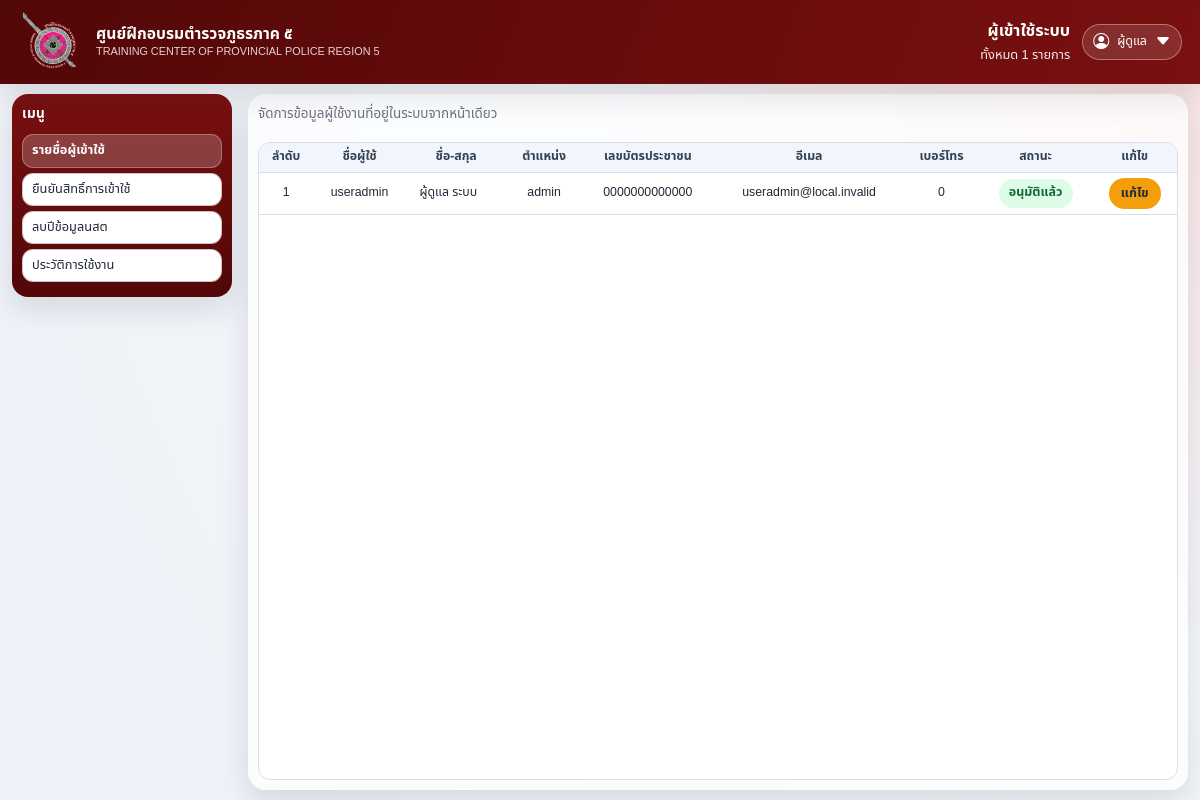
/admin.php (signed in), run on the app's committed database.
### tables this page shows
CREATE TABLE IF NOT EXISTS `users` (
  `id` int(10) NOT NULL AUTO_INCREMENT,
  `idnumber` varchar(13) NOT NULL,
  `position` varchar(255) NOT NULL,
  `firstname` varchar(255) NOT NULL,
  `lastname` varchar(255) NOT NULL,
  `number` int(20) NOT NULL,
  `password` varchar(255) NOT NULL,
  `username` varchar(255) NOT NULL,
  `email` varchar(255) NOT NULL,
  `token` varchar(255) DEFAULT NULL,
  `expire` datetime DEFAULT NULL,
  `code` varchar(255) DEFAULT NULL,
  `userstatus` char(1) NOT NULL,
  PRIMARY KEY (`id`),
  KEY `idx_users_email` (`email`),
  KEY `idx_users_token` (`token`),
  KEY `idx_users_userstatus` (`userstatus`)
);

### src/admin.php (the view, shortened to what this page needs)
<?php
require_once __DIR__ . '/config/db.php';
$csrfToken = (string) $_SESSION['csrf_token'];
$h = static function (string $value): string {
    return htmlspecialchars($value, ENT_QUOTES, 'UTF-8');
};
$getExamYearScopedTables = static function (PDO $conn): array {
    static $cache = null;
    if (is_array($cache)) {
        return $cache;
    }
    $tables = [];
    try {
        $dbNameStmt = $conn->query('SELECT DATABASE()');
        $dbName = (string) $dbNameStmt->fetchColumn();
        if ($dbName === '') {
            $cache = [];
            return $cache;
        }
        $stmt = $conn->prepare(
            'SELECT TABLE_NAME
             FROM INFORMATION_SCHEMA.COLUMNS
             WHERE TABLE_SCHEMA = :db AND COLUMN_NAME = :column
             GROUP BY TABLE_NAME
             ORDER BY TABLE_NAME ASC'
        );
        $stmt->execute([
            ':db' => $dbName,
            ':column' => 'exam_year',
        ]);
        $tables = array_values(array_filter(array_map(
            static fn(array $row): string => trim((string) ($row['TABLE_NAME'] ?? '')),
            $stmt->fetchAll(PDO::FETCH_ASSOC)
        )));
    } catch (Throwable $e) {
        $tables = ['applicantname'];
    }
    usort($tables, static function (string $left, string $right): int {
        $priority = [
            'applicant_notes' => 1,
            'selected_imports' => 2,
            'applicantname' => 3,
        ];
        $leftPriority = $priority[$left] ?? 99;
        $rightPriority = $priority[$right] ?? 99;
        if ($leftPriority === $rightPriority) {
            return strcmp($left, $right);
        }
        return $leftPriority <=> $rightPriority;
    });
    $cache = $tables;
    return $cache;
};
$getExamYearUsageRows = static function (PDO $conn) use ($getExamYearScopedTables): array {
    $tables = $getExamYearScopedTables($conn);
    if ($tables === []) {
        return [];
    }
    $summary = [];
    foreach ($tables as $tableName) {
        $sql = sprintf(
            "SELECT TRIM(CAST(exam_year AS CHAR)) AS exam_year, COUNT(*) AS total_rows FROM `%s` WHERE exam_year IS NOT NULL AND TRIM(CAST(exam_year AS CHAR)) <> '' GROUP BY exam_year",
            str_replace('`', '``', $tableName)
        );
        try {
            $stmt = $conn->query($sql);
            foreach ($stmt->fetchAll(PDO::FETCH_ASSOC) as $row) {
                $examYearValue = trim((string) ($row['exam_year'] ?? ''));
                if ($examYearValue === '') {
                    continue;
                }
                $summary[$examYearValue] = ($summary[$examYearValue] ?? 0) + (int) ($row['total_rows'] ?? 0);
            }
        } catch (Throwable $e) {
            continue;
        }
    }
    krsort($summary, SORT_NATURAL);
    $rows = [];
    foreach ($summary as $examYearValue => $totalRows) {
        $rows[] = [
            'exam_year' => (string) $examYearValue,
            'total_rows' => (int) $totalRows,
        ];
    }
    return $rows;
};
$view = (string) ($_GET['view'] ?? 'users');
$adminId = (int) $_SESSION['admin_login'];
$stmt = $conn->prepare('SELECT id, firstname, lastname, username FROM users WHERE id = :id LIMIT 1');
$stmt->execute([':id' => $adminId]);
$adminRow = $stmt->fetch(PDO::FETCH_ASSOC) ?: ['firstname' => '', 'lastname' => '', 'username' => ''];
$conn->exec("DELETE FROM users WHERE COALESCE(NULLIF(TRIM(userstatus), ''), 'P') = 'F'");
$listStmt = $conn->query("SELECT id, position, idnumber, firstname, lastname, username, email, number, COALESCE(NULLIF(TRIM(userstatus), ''), 'P') AS userstatus FROM users WHERE COALESCE(NULLIF(TRIM(userstatus), ''), 'P') = 'P' ORDER BY id");
$users = $listStmt->fetchAll(PDO::FETCH_ASSOC);
$totalUsers = count($users);
$pendingStmt = $conn->query("SELECT id, position, idnumber, firstname, lastname, username, email, number, COALESCE(NULLIF(TRIM(userstatus), ''), 'P') AS userstatus FROM users WHERE COALESCE(NULLIF(TRIM(userstatus), ''), 'P') = 'W' ORDER BY id DESC");
$pendingUsers = $pendingStmt->fetchAll(PDO::FETCH_ASSOC);
$totalPendingUsers = count($pendingUsers);
$examYears = $getExamYearUsageRows($conn);
$totalExamYears = count($examYears);
$totalAuditLogs = 0;
$auditFilter = (string) ($_GET['audit_filter'] ?? 'all');
$auditFilterMap = [
    'all' => [
        'label' => 'ทั้งหมด',
        'actions' => [],
    ],
    'login' => [
        'label' => 'Login',
        'actions' => ['login_success', 'login_failed_password', 'login_failed_user_not_found', 'login_failed_exception', 'login_rate_limited'],
    ],
    'import' => [
        'label' => 'Import',
        'actions' => ['import_applicants', 'import_selected_applicants'],
    ],
    'update' => [
        'label' => 'Update',
        'actions' => ['admin_update_user', 'admin_update_user_status', 'update_stage_status', 'update_applicant_names'],
    ],
    'delete' => [
        'label' => 'Delete',
        'actions' => ['admin_delete_exam_year', 'admin_reject_user'],
    ],
    'password' => [
        'label' => 'Password / OTP',
        'actions' => ['forgot_password_rate_limited', 'forgot_password_mail_failed', 'forgot_password_otp_sent', 'forgot_password_verify_rate_limited', 'forgot_password_reset_success'],
    ],
];
if ($view === 'pending') {
    $pageTitle = 'ยืนยันสิทธิ์การเข้าใช้';
    $pageSubtitle = 'รอการอนุมัติ ' . number_format($totalPendingUsers) . ' รายการ';
} elseif ($view === 'delete_year') {
    $pageTitle = 'ลบข้อมูลปีนสต';
    $pageSubtitle = 'มีปีข้อมูลทั้งหมด ' . number_format($totalExamYears) . ' รุ่น';
} elseif ($view === 'audit_log') {
    $pageTitle = 'Audit Log';
    $pageSubtitle = 'แสดง ' . $auditFilterMap[$auditFilter]['label'] . ' จำนวน ' . number_format($totalAuditLogs) . ' รายการ';
} else {
    $pageTitle = 'ผู้เข้าใช้ระบบ';
    $pageSubtitle = 'ทั้งหมด ' . number_format($totalUsers) . ' รายการ';
}
?>
<!DOCTYPE html>
<html lang="th">
<head>
                <link href="assets/vendor/bootstrap-5.3.2/bootstrap.min.css" rel="stylesheet">
    <link href="assets/css/local-fonts.css" rel="stylesheet">
    <link href="assets/vendor/bootstrap-icons/font/bootstrap-icons.css" rel="stylesheet">
    <link href="assets/css/all-name.css" rel="stylesheet">
</head>
<body>
    <header class="top-header">
        <div class="brand-wrap">
            <a href="menu.php" class="logo-link" aria-label="กลับหน้าเมนูหลัก">
                <img src="upload/tcpr5-1024x990.png" class="logo" alt="ตราศูนย์ฝึกอบรมตำรวจภูธรภาค 5">
            </a>
            <div>
                <h1>ศูนย์ฝึกอบรมตำรวจภูธรภาค ๕</h1>
                <p>TRAINING CENTER OF PROVINCIAL POLICE REGION 5</p>
            </div>
        </div>
        <div class="header-right">
            <div class="header-meta">
                <strong><?= $h($pageTitle) ?></strong>
                <span><?= $h($pageSubtitle) ?></span>
            </div>
            <div class="profile-menu">
                <button id="profileTrigger" type="button" class="profile-trigger">
                    <i class="bi bi-person-circle"></i>
                    <span><?= $h((string) ($adminRow['firstname'] ?? '')) ?></span>
                    <i class="bi bi-caret-down-fill"></i>
                </button>
            </div>
        </div>
    </header>
    <div class="layout">
        <aside class="sidebar">
            <div class="menu-title">เมนู</div>
            <a class="menu-btn<?= $view === 'users' ? ' active' : '' ?>" href="admin.php?view=users">รายชื่อผู้เข้าใช้</a>
            <a class="menu-btn<?= $view === 'pending' ? ' active' : '' ?>" href="admin.php?view=pending">ยืนยันสิทธิ์การเข้าใช้</a>
            <a class="menu-btn<?= $view === 'delete_year' ? ' active' : '' ?>" href="admin.php?view=delete_year">ลบปีข้อมูลนสต</a>
            <a class="menu-btn<?= $view === 'audit_log' ? ' active' : '' ?>" href="admin.php?view=audit_log">ประวัติการใช้งาน</a>
        </aside>
        <main class="content">
            <?php if ($view === 'delete_year'): ?>
                <div class="admin-toolbar">
                    <div class="admin-summary">ลบข้อมูลผู้สมัครทั้งรุ่นจาก `รุ่นนสต.` ที่มีอยู่ในระบบ</div>
                </div>
                <div class="table-wrap">
                    <table>
                        <thead>
                            <tr>
                                <th>ลำดับ</th>
                                <th>นสต.รุ่นที่</th>
                                <th>จำนวนข้อมูล</th>
                                <th>ลบข้อมูล</th>
                            </tr>
                        </thead>
                        <tbody>
                            <?php if (!$examYears): ?>
                                <tr>
                                    <td colspan="4" class="empty-row">ยังไม่มีข้อมูลปี นสต. ในระบบ</td>
                                </tr>
                            <?php endif; ?>
                            <?php foreach ($examYears as $index => $yearRow): ?>
                                <?php $examYearValue = trim((string) ($yearRow['exam_year'] ?? '')); ?>
                                <tr>
                                    <td><?= $index + 1 ?></td>
                                    <td><?= $h('นสต.' . $examYearValue) ?></td>
                                    <td><?= number_format((int) ($yearRow['total_rows'] ?? 0)) ?> รายการ</td>
                                    <td>
                                        <form method="post" onsubmit="return confirm('ยืนยันการลบข้อมูล นสต.รุ่นที่ <?= $h($examYearValue) ?> ทั้งหมดหรือไม่');" style="margin:0;">
                                            <input type="hidden" name="action" value="delete_exam_year">
                                            <input type="hidden" name="csrf_token" value="<?= $h($csrfToken) ?>">
                                            <input type="hidden" name="exam_year" value="<?= $h($examYearValue) ?>">
                                            <button type="submit" class="admin-delete-btn">ลบข้อมูล</button>
                                        </form>
                                    </td>
                                </tr>
                            <?php endforeach; ?>
                        </tbody>
                    </table>
                </div>
            <?php else: ?>
                <div class="admin-toolbar">
                    <div class="admin-summary">จัดการข้อมูลผู้ใช้งานที่อยู่ในระบบจากหน้าเดียว</div>
                </div>
                <div class="table-wrap">
                    <table>
                        <thead>
                            <tr>
                                <th>ลำดับ</th>
                                <th>ชื่อผู้ใช้</th>
                                <th>ชื่อ-สกุล</th>
                                <th>ตำแหน่ง</th>
                                <th>เลขบัตรประชาชน</th>
                                <th>อีเมล</th>
                                <th>เบอร์โทร</th>
                                <th>สถานะ</th>
                                <th>แก้ไข</th>
                            </tr>
                        </thead>
                        <tbody>
                            <?php foreach ($users as $index => $user): ?>
                                <?php
                                $userStatus = strtoupper(trim((string) ($user['userstatus'] ?? 'P')));
                                $statusLabel = $userStatus === 'W' ? 'รอยืนยัน' : ($userStatus === 'F' ? 'ไม่อนุมัติ' : 'อนุมัติแล้ว');
                                $statusClass = 'status-pill-' . $userStatus;
                                ?>
                                <tr>
                                    <td><?= $index + 1 ?></td>
                                    <td><?= $h((string) $user['username']) ?></td>
                                    <td class="name-cell" style="text-align:left;padding-left:14px;">
                                        <?= $h(trim(($user['firstname'] ?? '') . ' ' . ($user['lastname'] ?? ''))) ?>
                                    </td>
                                    <td><?= $h((string) $user['position']) ?></td>
                                    <td><?= $h((string) $user['idnumber']) ?></td>
                                    <td><?= $h((string) ($user['email'] ?? '')) ?></td>
                                    <td><?= $h((string) $user['number']) ?></td>
                                    <td><span class="status-pill <?= $h($statusClass) ?>"><?= $h($statusLabel) ?></span></td>
                                    <td>
                                        <button
                                            type="button"
                                            class="admin-edit-btn"
                                            data-id="<?= (int) $user['id'] ?>"
                                            data-position="<?= $h((string) $user['position']) ?>"
                                            data-idnumber="<?= $h((string) $user['idnumber']) ?>"
                                            data-firstname="<?= $h((string) $user['firstname']) ?>"
                                            data-lastname="<?= $h((string) $user['lastname']) ?>"
                                            data-username="<?= $h((string) $user['username']) ?>"
                                            data-email="<?= $h((string) ($user['email'] ?? '')) ?>"
                                            data-number="<?= $h((string) $user['number']) ?>"
                                        >
                                            แก้ไข
                                        </button>
                                    </td>
                                </tr>
                            <?php endforeach; ?>
                        </tbody>
                    </table>
                </div>
            <?php endif; ?>
        </main>
    </div>
</body>
</html>

### data on the page
users: firstname "ผู้ดูแล", username "useradmin", firstname+lastname "ผู้ดูแล ระบบ", position "admin", idnumber "0000000000000", email "useradmin@local.invalid", number "0", statusLabel "อนุมัติแล้ว"

### other printed values
$h($pageTitle) "ผู้เข้าใช้ระบบ"
$h($pageSubtitle) "ทั้งหมด 1 รายการ"
